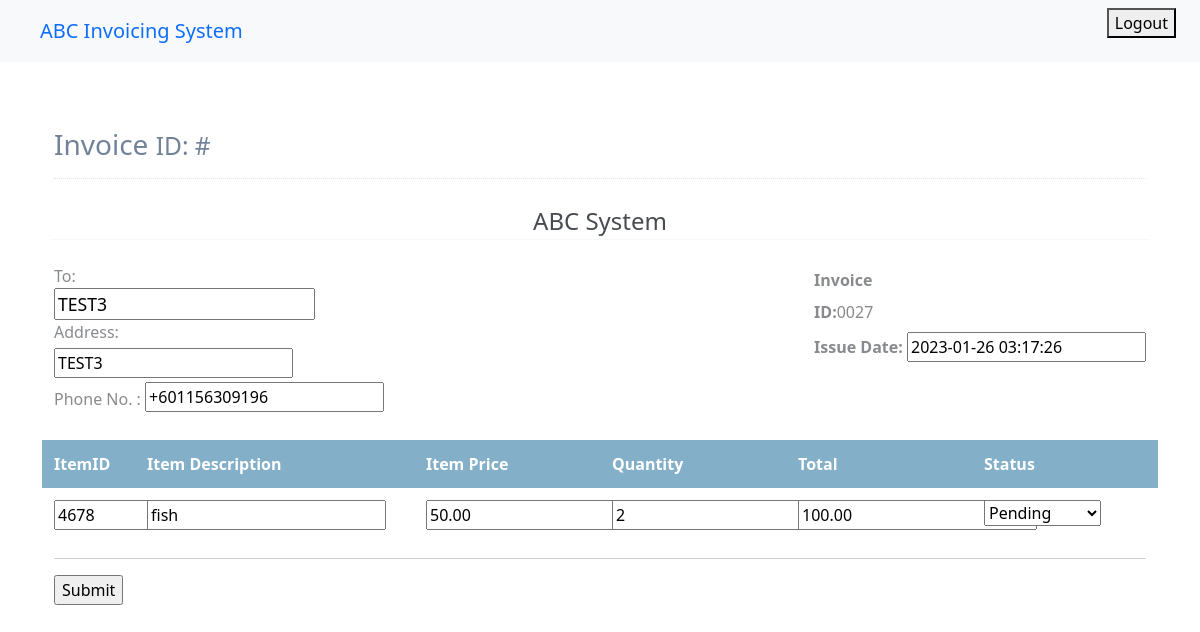
The app's page /deliveryorder/approveInvoiceList/27/ (signed in), older data.
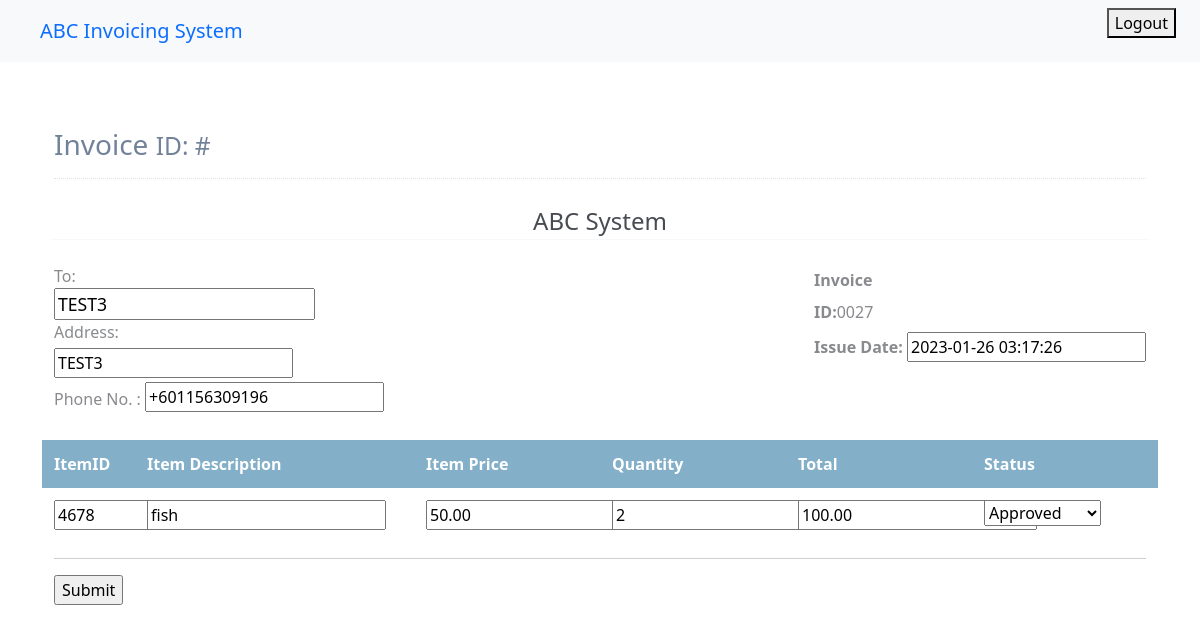
The same page, newer data.
### deliveryorder/models.py (models this page shows, shortened)
class DeliveryOrderForm(models.Model):
    deliveryOrderID = models.AutoField(unique=True,primary_key=True)
    vendorName = models.CharField(default = 'vendorname', max_length=30)
    vendorAddress = models.CharField(default = 'Cyberjaya' ,max_length=200)
    recipientName = models.CharField(default = 'recipientName',max_length=30)
    recipientPhone = PhoneNumberField(blank=False)
    recipientAddress = models.CharField(default = 'recipientaddress',max_length=200)
    deliveryOrderDate = models.DateTimeField(default=timezone.now)
    deliveryOrderStatus = models.IntegerField(default=Status.pending,choices=Status.choices)
    courierStatus = models.IntegerField(default = Status.pending,choices=Status.choices)
    invoiceStatus = models.IntegerField(default = Status.pending,choices=Status.choices)
    invoiceCreated = models.BooleanField(default=False)
    itemID = models.IntegerField(default = 0)
    itemPrice = models.DecimalField(default=0,max_digits=19,decimal_places=2)
    itemDescription = models.CharField(default = 'empty',max_length=30)
    itemQuantity = models.IntegerField(default=0)
    invoiceTotal = models.DecimalField(default=0,max_digits=19,decimal_places=2)
    def id(self):
        string = str("{:04d}".format(self.deliveryOrderID))
        return string

### deliveryorder/views.py (the view, shortened to what this page needs)
# urls.py: path('approveInvoiceList/<int:deliveryOrderID>/',views.approveInvoice,name='approveInvoicedetails'),
@login_required
def approveInvoice(request,deliveryOrderID):
    submitted = False
    template_name = 'deliveryorder/approveinvoice.html'
    delivery = DeliveryOrderForm.objects.get(pk=deliveryOrderID)
    form = approveInvoiceForm(instance=delivery)
    context= {
            'submitted':submitted,
            'form':form,
            'deliveryOrderID':delivery
        }
    return render(request,template_name,context)

### deliveryorder/forms.py
class approveInvoiceForm(ModelForm):
    class Meta:
        model = DeliveryOrderForm
        fields = [
    'recipientName',
    'recipientPhone',
    'recipientAddress',
    'deliveryOrderDate',
    'itemID',
    'itemPrice',
    'itemDescription',
    'itemQuantity',
    'invoiceTotal',
    'invoiceStatus']

### deliveryorder/templates/deliveryorder/approveinvoice.html (shortened to what this page needs)
{% extends "homepage/base.html" %}
{% block content%}
    <link href="https://cdn.jsdelivr.net/npm/bootstrap@5.0.2/dist/css/bootstrap.min.css" rel="stylesheet">
    <link href="https://cdn.jsdelivr.net/npm/bootstrap@5.0.2/dist/css/bootstrap.min.css" rel="stylesheet">
    {% if submitted == False %}
    <form method = "POST">
        <div class="page-content container">
            <div class="page-header text-blue-d2">
                <h1 class="page-title text-secondary-d1">
                    Invoice
                    <small class="page-info">
                        ID: #{{form.deliveryOrderID}}
                    </small>
                </h1>
            </div>
            <div class="container px-0">
                <div class="row mt-4">
                    <div class="col-12 col-lg-12">
                        <div class="row">
                            <div class="col-12">
                                <div class="text-center text-150">
                                    <span class="text-default-d3">ABC System</span>
                                </div>
                            </div>
                        </div>
                        <hr class="row brc-default-l1 mx-n1 mb-4" />
                        <div class="row">
                            <div class="col-sm-6">
                                <div>
                                    <span class="text-sm text-grey-m2 align-middle">To:</span><br>
                                    <span class="text-600 text-110 text-blue align-middle">{{form.recipientName}}</span>
                                </div>
                                <div class="text-grey-m2">
                                    Address:
                                    <div class="my-1 align-middle">
                                    {{form.recipientAddress}}
                                    </div>
                                    <div class="my-1">
                                    <span class="text-sm text-grey-m2 align-middle">Phone No. :</span>
                                     <b class="text-600">{{form.recipientPhone}}</b></div>
                                    </div>
                            </div>
                            <div class="text-95 col-sm-6 align-self-start d-sm-flex justify-content-end">
                                <div class="text-grey-m2">
                                    <div class="mt-1 mb-2 text-secondary-m1 text-600 text-125">
                                        Invoice
                                    </div>
                                    <div class="my-2"> <span class="text-600 text-90">ID:</span>{{deliveryOrderID.id}}</div>
                                    <div class="my-2"> <span class="text-600 text-90">Issue Date:</span> {{form.deliveryOrderDate}}</div>
                                </div>
                            </div>
                        </div>
                        <div class="mt-4">
                            <div class="row text-600 text-white bgc-default-tp1 py-25">
                                <div class="col-9 col-sm-1">ItemID</div>
                                <div class="d-none d-sm-block  col-sm-3">Item Description</div>
                                <div class="d-none d-sm-block col-sm-2">Item Price</div>
                                <div class="d-none d-sm-block col-sm-2">Quantity</div>
                                <div class="d-none d-sm-block col-sm-2">Total</div>
                                <div class="d-none d-sm-block col-sm-2">Status</div>
                            </div>
                            <div class="text-95 text-secondary-d3">
                                <div class="row mb-2 mb-sm-0 py-25">
                                    <div class="col-9 col-sm-1" id = 'itemID'>{{form.itemID}}</div>
                                    <div class="d-none d-sm-block col-sm-3" id = 'itemDescription'>{{form.itemDescription}}</div>
                                    <div class="d-none d-sm-block col-sm-2">{{ form.itemPrice }}</div>
                                    <div class="d-none d-sm-block col-sm-2 " id = 'itemQuantity'>{{form.itemQuantity}}</div>
                                    <div class="d-none d-sm-block col-sm-2 " id = 'itemQuantity'>{{form.invoiceTotal}}</div>
                                    <div class="d-none d-sm-block col-sm-2 " id = 'itemQuantity'>{{ form.invoiceStatus}}</div>
                                </div>
                            </div>
                            <hr />
                        </div>
                    </div>
                </div>
            </div>
            <input type = "submit" name = "Submit">
        </div>
    </form>
    {% endif %}
    {% endblock content %}

### login/templates/homepage/base.html (shortened to what this page needs)
<html>
<head>
    <link href="https://cdn.jsdelivr.net/npm/bootstrap@5.3.0-alpha1/dist/css/bootstrap.min.css" rel="stylesheet">
</head>
<body>
    <nav class="navbar fixed-top navbar-expand-lg bg-body-tertiary">
        <div class="container-fluid">
          <a class="navbar-brand nav-link" href="{% url 'login:menu' %}">ABC Invoicing System</a>
          {% if user.is_authenticated%}
          <form method="post" action ={% url 'login:logout' %}>
          <button type="submit">Logout</button>
          {%endif %}
        </div>
    </nav>
{%block content%}{%endblock content%}
</body>
</html>

### login/templates/homepage/base.html (style rules this page uses)
body { padding-top:100px; }

### deliveryorder/templates/deliveryorder/approveinvoice.html (style rules this page uses)
body { margin-top:20px; color: #484b51; }
.text-secondary-d1 { color: #728299!important; }
.page-header { margin: 0 0 1rem; padding-bottom: 1rem; padding-top: .5rem; border-bottom: 1px dotted #e2e2e2; display: -ms-flexbox; display: flex; -ms-flex-pack: justify; justify-content: space-between; -ms-flex-align: center; align-items: center; }
.page-title { padding: 0; margin: 0; font-size: 1.75rem; font-weight: 300; }
.brc-default-l1 { border-color: #dce9f0!important; }
.ml-n1, .mx-n1 { margin-left: -.25rem!important; }
.mr-n1, .mx-n1 { margin-right: -.25rem!important; }
.mb-4, .my-4 { margin-bottom: 1.5rem!important; }
hr { margin-top: 1rem; margin-bottom: 1rem; border: 0; border-top: 1px solid rgba(0,0,0,.1); }
.text-grey-m2 { color: #888a8d!important; }
.font-bolder, .text-600 { font-weight: 600!important; }
.text-110 { font-size: 110%!important; }
.text-blue { color: #478fcc!important; }
.pb-25, .py-25 { padding-bottom: .75rem!important; }
.pt-25, .py-25 { padding-top: .75rem!important; }
.bgc-default-tp1 { background-color: rgba(121,169,197,.92)!important; }
.text-150 { font-size: 150%!important; }

Row changes from the older to the newer data that the page shows:
changed DeliveryOrderForm "TEST3": invoiceStatus "Pending" → "Approved"
